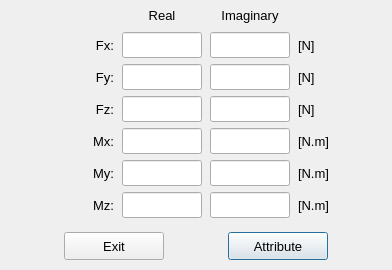
        <widget class="QWidget" name="tab_constant_values">
         <attribute name="title">
          <string>Constant values</string>
         </attribute>
         <layout class="QGridLayout" name="gridLayout_9">
          <property name="leftMargin">
           <number>0</number>
          </property>
          <property name="topMargin">
           <number>0</number>
          </property>
          <property name="rightMargin">
           <number>0</number>
          </property>
          <property name="bottomMargin">
           <number>0</number>
          </property>
          <property name="spacing">
           <number>0</number>
          </property>
          <item row="0" column="0">
           <widget class="QFrame" name="frame_3">
            <property name="font">
             <font>
              <pointsize>10</pointsize>
             </font>
            </property>
            <property name="frameShape">
             <enum>QFrame::Shape::NoFrame</enum>
            </property>
            <property name="frameShadow">
             <enum>QFrame::Shadow::Raised</enum>
            </property>
            <layout class="QGridLayout" name="gridLayout_8">
             <property name="leftMargin">
              <number>4</number>
             </property>
             <property name="topMargin">
              <number>4</number>
             </property>
             <property name="rightMargin">
              <number>4</number>
             </property>
             <property name="bottomMargin">
              <number>4</number>
             </property>
             <property name="horizontalSpacing">
              <number>8</number>
             </property>
             <item row="4" column="3">
              <widget class="QLineEdit" name="lineEdit_imag_mx">
               <property name="minimumSize">
                <size>
                 <width>80</width>
                 <height>26</height>
                </size>
               </property>
               <property name="maximumSize">
                <size>
                 <width>80</width>
                 <height>26</height>
                </size>
               </property>
               <property name="font">
                <font>
                 <pointsize>10</pointsize>
                 <bold>false</bold>
                </font>
               </property>
               <property name="styleSheet">
                <string notr="true"/>
               </property>
               <property name="alignment">
                <set>Qt::AlignmentFlag::AlignCenter</set>
               </property>
              </widget>
             </item>
             <item row="4" column="1">
              <widget class="QLabel" name="label_Rx_constant">
               <property name="minimumSize">
                <size>
                 <width>70</width>
                 <height>26</height>
                </size>
               </property>
               <property name="maximumSize">
                <size>
                 <width>70</width>
                 <height>26</height>
                </size>
               </property>
               <property name="font">
                <font>
                 <pointsize>10</pointsize>
                </font>
               </property>
               <property name="text">
                <string>Mx:</string>
               </property>
               <property name="alignment">
                <set>Qt::AlignmentFlag::AlignRight|Qt::AlignmentFlag::AlignTrailing|Qt::AlignmentFlag::AlignVCenter</set>
               </property>
              </widget>
             </item>
             <item row="4" column="2">
              <widget class="QLineEdit" name="lineEdit_real_mx">
               <property name="minimumSize">
                <size>
                 <width>80</width>
                 <height>26</height>
                </size>
               </property>
               <property name="maximumSize">
                <size>
                 <width>80</width>
                 <height>26</height>
                </size>
               </property>
               <property name="font">
                <font>
                 <pointsize>10</pointsize>
                 <bold>false</bold>
                </font>
               </property>
               <property name="styleSheet">
                <string notr="true"/>
               </property>
               <property name="alignment">
                <set>Qt::AlignmentFlag::AlignCenter</set>
               </property>
              </widget>
             </item>
             <item row="1" column="2">
              <widget class="QLineEdit" name="lineEdit_real_fx">
               <property name="minimumSize">
                <size>
                 <width>80</width>
                 <height>26</height>
                </size>
               </property>
               <property name="maximumSize">
                <size>
                 <width>80</width>
                 <height>26</height>
                </size>
               </property>
               <property name="font">
                <font>
                 <pointsize>10</pointsize>
                 <bold>false</bold>
                </font>
               </property>
               <property name="styleSheet">
                <string notr="true"/>
               </property>
               <property name="text">
                <string/>
               </property>
               <property name="alignment">
                <set>Qt::AlignmentFlag::AlignCenter</set>
               </property>
              </widget>
             </item>
             <item row="1" column="1">
              <widget class="QLabel" name="label_Ux_constant">
               <property name="minimumSize">
                <size>
                 <width>70</width>
                 <height>26</height>
                </size>
               </property>
               <property name="maximumSize">
                <size>
                 <width>70</width>
                 <height>26</height>
                </size>
               </property>
               <property name="font">
                <font>
                 <pointsize>10</pointsize>
                </font>
               </property>
               <property name="styleSheet">
                <string notr="true"/>
               </property>
               <property name="text">
                <string>Fx:</string>
               </property>
               <property name="alignment">
                <set>Qt::AlignmentFlag::AlignRight|Qt::AlignmentFlag::AlignTrailing|Qt::AlignmentFlag::AlignVCenter</set>
               </property>
              </widget>
             </item>
             <item row="3" column="2">
              <widget class="QLineEdit" name="lineEdit_real_fz">
               <property name="minimumSize">
                <size>
                 <width>80</width>
                 <height>26</height>
                </size>
               </property>
               <property name="maximumSize">
                <size>
                 <width>80</width>
                 <height>26</height>
                </size>
               </property>
               <property name="font">
                <font>
                 <pointsize>10</pointsize>
                 <bold>false</bold>
                </font>
               </property>
               <property name="styleSheet">
                <string notr="true"/>
               </property>
               <property name="alignment">
                <set>Qt::AlignmentFlag::AlignCenter</set>
               </property>
              </widget>
             </item>
             <item row="3" column="4">
              <widget class="QLabel" name="label_21">
               <property name="minimumSize">
                <size>
                 <width>50</width>
                 <height>26</height>
                </size>
               </property>
               <property name="maximumSize">
                <size>
                 <width>50</width>
                 <height>26</height>
                </size>
               </property>
               <property name="font">
                <font>
                 <pointsize>10</pointsize>
                 <italic>false</italic>
                 <bold>false</bold>
                </font>
               </property>
               <property name="text">
                <string>[N]</string>
               </property>
               <property name="alignment">
                <set>Qt::AlignmentFlag::AlignLeading|Qt::AlignmentFlag::AlignLeft|Qt::AlignmentFlag::AlignVCenter</set>
               </property>
              </widget>
             </item>
             <item row="3" column="3">
              <widget class="QLineEdit" name="lineEdit_imag_fz">
               <property name="minimumSize">
                <size>
                 <width>80</width>
                 <height>26</height>
                </size>
               </property>
               <property name="maximumSize">
                <size>
                 <width>80</width>
                 <height>26</height>
                </size>
               </property>
               <property name="font">
                <font>
                 <pointsize>10</pointsize>
                 <bold>false</bold>
                </font>
               </property>
               <property name="styleSheet">
                <string notr="true"/>
               </property>
               <property name="alignment">
                <set>Qt::AlignmentFlag::AlignCenter</set>
               </property>
              </widget>
             </item>
             <item row="0" column="3">
              <widget class="QLabel" name="label_imaginary">
               <property name="minimumSize">
                <size>
                 <width>80</width>
                 <height>22</height>
                </size>
               </property>
               <property name="maximumSize">
                <size>
                 <width>80</width>
                 <height>22</height>
                </size>
               </property>
               <property name="font">
                <font>
                 <pointsize>10</pointsize>
                </font>
               </property>
               <property name="text">
                <string>Imaginary</string>
               </property>
               <property name="alignment">
                <set>Qt::AlignmentFlag::AlignCenter</set>
               </property>
              </widget>
             </item>
             <item row="1" column="0">
              <spacer name="horizontalSpacer_5">
               <property name="orientation">
                <enum>Qt::Orientation::Horizontal</enum>
               </property>
               <property name="sizeHint" stdset="0">
                <size>
                 <width>40</width>
                 <height>20</height>
                </size>
               </property>
              </spacer>
             </item>
             <item row="6" column="2">
              <widget class="QLineEdit" name="lineEdit_real_mz">
               <property name="minimumSize">
                <size>
                 <width>80</width>
                 <height>26</height>
                </size>
               </property>
               <property name="maximumSize">
                <size>
                 <width>80</width>
                 <height>26</height>
                </size>
               </property>
               <property name="font">
                <font>
                 <pointsize>10</pointsize>
                 <bold>false</bold>
                </font>
               </property>
               <property name="styleSheet">
                <string notr="true"/>
               </property>
               <property name="alignment">
                <set>Qt::AlignmentFlag::AlignCenter</set>
               </property>
              </widget>
             </item>
             <item row="6" column="3">
              <widget class="QLineEdit" name="lineEdit_imag_mz">
               <property name="minimumSize">
                <size>
                 <width>80</width>
                 <height>26</height>
                </size>
               </property>
               <property name="maximumSize">
                <size>
                 <width>80</width>
                 <height>26</height>
                </size>
               </property>
               <property name="font">
                <font>
                 <pointsize>10</pointsize>
                 <bold>false</bold>
                </font>
               </property>
               <property name="styleSheet">
                <string notr="true"/>
               </property>
               <property name="alignment">
                <set>Qt::AlignmentFlag::AlignCenter</set>
               </property>
              </widget>
             </item>
             <item row="5" column="2">
              <widget class="QLineEdit" name="lineEdit_real_my">
               <property name="minimumSize">
                <size>
                 <width>80</width>
                 <height>26</height>
                </size>
               </property>
               <property name="maximumSize">
                <size>
                 <width>80</width>
                 <height>26</height>
                </size>
               </property>
               <property name="font">
                <font>
                 <pointsize>10</pointsize>
                 <bold>false</bold>
                </font>
               </property>
               <property name="styleSheet">
                <string notr="true"/>
               </property>
               <property name="alignment">
                <set>Qt::AlignmentFlag::AlignCenter</set>
               </property>
              </widget>
             </item>
             <item row="5" column="1">
              <widget class="QLabel" name="label_Ry_constant">
               <property name="minimumSize">
                <size>
                 <width>70</width>
                 <height>26</height>
                </size>
               </property>
               <property name="maximumSize">
                <size>
                 <width>70</width>
                 <height>26</height>
                </size>
               </property>
               <property name="font">
                <font>
                 <pointsize>10</pointsize>
                </font>
               </property>
               <property name="text">
                <string>My:</string>
               </property>
               <property name="alignment">
                <set>Qt::AlignmentFlag::AlignRight|Qt::AlignmentFlag::AlignTrailing|Qt::AlignmentFlag::AlignVCenter</set>
               </property>
              </widget>
             </item>
             <item row="4" column="4">
              <widget class="QLabel" name="label_16">
               <property name="minimumSize">
                <size>
                 <width>50</width>
                 <height>26</height>
                </size>
               </property>
               <property name="maximumSize">
                <size>
                 <width>50</width>
                 <height>26</height>
                </size>
               </property>
               <property name="font">
                <font>
                 <pointsize>10</pointsize>
                 <italic>false</italic>
                 <bold>false</bold>
                </font>
               </property>
               <property name="text">
                <string>[N.m]</string>
               </property>
               <property name="alignment">
                <set>Qt::AlignmentFlag::AlignLeading|Qt::AlignmentFlag::AlignLeft|Qt::AlignmentFlag::AlignVCenter</set>
               </property>
              </widget>
             </item>
             <item row="1" column="5">
              <spacer name="horizontalSpacer_6">
               <property name="orientation">
                <enum>Qt::Orientation::Horizontal</enum>
               </property>
               <property name="sizeHint" stdset="0">
                <size>
                 <width>40</width>
                 <height>20</height>
                </size>
               </property>
              </spacer>
             </item>
             <item row="2" column="3">
              <widget class="QLineEdit" name="lineEdit_imag_fy">
               <property name="minimumSize">
                <size>
                 <width>80</width>
                 <height>26</height>
                </size>
               </property>
               <property name="maximumSize">
                <size>
                 <width>80</width>
                 <height>26</height>
                </size>
               </property>
               <property name="font">
                <font>
                 <pointsize>10</pointsize>
                 <bold>false</bold>
                </font>
               </property>
               <property name="styleSheet">
                <string notr="true"/>
               </property>
               <property name="alignment">
                <set>Qt::AlignmentFlag::AlignCenter</set>
               </property>
              </widget>
             </item>
             <item row="2" column="1">
              <widget class="QLabel" name="label_Uy_constant">
               <property name="minimumSize">
                <size>
                 <width>70</width>
                 <height>26</height>
                </size>
               </property>
               <property name="maximumSize">
                <size>
                 <width>70</width>
                 <height>26</height>
                </size>
               </property>
               <property name="font">
                <font>
                 <pointsize>10</pointsize>
                </font>
               </property>
               <property name="text">
                <string>Fy:</string>
               </property>
               <property name="alignment">
                <set>Qt::AlignmentFlag::AlignRight|Qt::AlignmentFlag::AlignTrailing|Qt::AlignmentFlag::AlignVCenter</set>
               </property>
              </widget>
             </item>
             <item row="1" column="4">
              <widget class="QLabel" name="label_13">
               <property name="minimumSize">
                <size>
                 <width>50</width>
                 <height>26</height>
                </size>
               </property>
               <property name="maximumSize">
                <size>
                 <width>50</width>
                 <height>26</height>
                </size>
               </property>
               <property name="font">
                <font>
                 <pointsize>10</pointsize>
                 <italic>false</italic>
                 <bold>false</bold>
                </font>
               </property>
               <property name="text">
                <string>[N]</string>
               </property>
               <property name="alignment">
                <set>Qt::AlignmentFlag::AlignLeading|Qt::AlignmentFlag::AlignLeft|Qt::AlignmentFlag::AlignVCenter</set>
               </property>
              </widget>
             </item>
             <item row="1" column="3">
              <widget class="QLineEdit" name="lineEdit_imag_fx">
               <property name="minimumSize">
                <size>
                 <width>80</width>
                 <height>26</height>
                </size>
               </property>
               <property name="maximumSize">
                <size>
                 <width>80</width>
                 <height>26</height>
                </size>
               </property>
               <property name="font">
                <font>
                 <pointsize>10</pointsize>
                 <bold>false</bold>
                </font>
               </property>
               <property name="styleSheet">
                <string notr="true"/>
               </property>
               <property name="alignment">
                <set>Qt::AlignmentFlag::AlignCenter</set>
               </property>
              </widget>
             </item>
             <item row="2" column="4">
              <widget class="QLabel" name="label_14">
               <property name="minimumSize">
                <size>
                 <width>50</width>
                 <height>26</height>
                </size>
               </property>
               <property name="maximumSize">
                <size>
                 <width>50</width>
                 <height>26</height>
                </size>
               </property>
               <property name="font">
                <font>
                 <pointsize>10</pointsize>
                 <italic>false</italic>
                 <bold>false</bold>
                </font>
               </property>
               <property name="text">
                <string>[N]</string>
               </property>
               <property name="alignment">
                <set>Qt::AlignmentFlag::AlignLeading|Qt::AlignmentFlag::AlignLeft|Qt::AlignmentFlag::AlignVCenter</set>
               </property>
              </widget>
             </item>
             <item row="2" column="2">
              <widget class="QLineEdit" name="lineEdit_real_fy">
               <property name="minimumSize">
                <size>
                 <width>80</width>
                 <height>26</height>
                </size>
               </property>
               <property name="maximumSize">
                <size>
                 <width>80</width>
                 <height>26</height>
                </size>
               </property>
               <property name="font">
                <font>
                 <pointsize>10</pointsize>
                 <bold>false</bold>
                </font>
               </property>
               <property name="styleSheet">
                <string notr="true"/>
               </property>
               <property name="alignment">
                <set>Qt::AlignmentFlag::AlignCenter</set>
               </property>
              </widget>
             </item>
             <item row="5" column="3">
              <widget class="QLineEdit" name="lineEdit_imag_my">
               <property name="minimumSize">
                <size>
                 <width>80</width>
                 <height>26</height>
                </size>
               </property>
               <property name="maximumSize">
                <size>
                 <width>80</width>
                 <height>26</height>
                </size>
               </property>
               <property name="font">
                <font>
                 <pointsize>10</pointsize>
                 <bold>false</bold>
                </font>
               </property>
               <property name="styleSheet">
                <string notr="true"/>
               </property>
               <property name="alignment">
                <set>Qt::AlignmentFlag::AlignCenter</set>
               </property>
              </widget>
             </item>
             <item row="0" column="2">
              <widget class="QLabel" name="label_real">
               <property name="minimumSize">
                <size>
                 <width>80</width>
                 <height>22</height>
                </size>
               </property>
               <property name="maximumSize">
                <size>
                 <width>80</width>
                 <height>22</height>
                </size>
               </property>
               <property name="font">
                <font>
                 <pointsize>10</pointsize>
                </font>
               </property>
               <property name="text">
                <string>Real</string>
               </property>
               <property name="alignment">
                <set>Qt::AlignmentFlag::AlignCenter</set>
               </property>
              </widget>
             </item>
             <item row="3" column="1">
              <widget class="QLabel" name="label_Uz_constant">
               <property name="minimumSize">
                <size>
                 <width>70</width>
                 <height>26</height>
                </size>
               </property>
               <property name="maximumSize">
                <size>
                 <width>70</width>
                 <height>26</height>
                </size>
               </property>
               <property name="font">
                <font>
                 <pointsize>10</pointsize>
                </font>
               </property>
               <property name="text">
                <string>Fz:</string>
               </property>
               <property name="alignment">
                <set>Qt::AlignmentFlag::AlignRight|Qt::AlignmentFlag::AlignTrailing|Qt::AlignmentFlag::AlignVCenter</set>
               </property>
              </widget>
             </item>
             <item row="5" column="4">
              <widget class="QLabel" name="label_17">
               <property name="minimumSize">
                <size>
                 <width>50</width>
                 <height>26</height>
                </size>
               </property>
               <property name="maximumSize">
                <size>
                 <width>50</width>
                 <height>26</height>
                </size>
               </property>
               <property name="font">
                <font>
                 <pointsize>10</pointsize>
                 <italic>false</italic>
                 <bold>false</bold>
                </font>
               </property>
               <property name="text">
                <string>[N.m]</string>
               </property>
               <property name="alignment">
                <set>Qt::AlignmentFlag::AlignLeading|Qt::AlignmentFlag::AlignLeft|Qt::AlignmentFlag::AlignVCenter</set>
               </property>
              </widget>
             </item>
             <item row="6" column="1">
              <widget class="QLabel" name="label_Rz_constant">
               <property name="minimumSize">
                <size>
                 <width>70</width>
                 <height>26</height>
                </size>
               </property>
               <property name="maximumSize">
                <size>
                 <width>70</width>
                 <height>26</height>
                </size>
               </property>
               <property name="font">
                <font>
                 <pointsize>10</pointsize>
                </font>
               </property>
               <property name="text">
                <string>Mz:</string>
               </property>
               <property name="alignment">
                <set>Qt::AlignmentFlag::AlignRight|Qt::AlignmentFlag::AlignTrailing|Qt::AlignmentFlag::AlignVCenter</set>
               </property>
              </widget>
             </item>
             <item row="6" column="4">
              <widget class="QLabel" name="label_15">
               <property name="minimumSize">
                <size>
                 <width>50</width>
                 <height>26</height>
                </size>
               </property>
               <property name="maximumSize">
                <size>
                 <width>50</width>
                 <height>26</height>
                </size>
               </property>
               <property name="font">
                <font>
                 <pointsize>10</pointsize>
                 <italic>false</italic>
                 <bold>false</bold>
                </font>
               </property>
               <property name="text">
                <string>[N.m]</string>
               </property>
               <property name="alignment">
                <set>Qt::AlignmentFlag::AlignLeading|Qt::AlignmentFlag::AlignLeft|Qt::AlignmentFlag::AlignVCenter</set>
               </property>
              </widget>
             </item>
            </layout>
           </widget>
          </item>
          <item row="1" column="0">
           <widget class="QFrame" name="frame_2">
            <property name="minimumSize">
             <size>
              <width>0</width>
              <height>48</height>
             </size>
            </property>
            <property name="maximumSize">
             <size>
              <width>16777215</width>
              <height>48</height>
             </size>
            </property>
            <property name="frameShape">
             <enum>QFrame::Shape::NoFrame</enum>
            </property>
            <property name="frameShadow">
             <enum>QFrame::Shadow::Raised</enum>
            </property>
            <layout class="QGridLayout" name="gridLayout">
             <property name="leftMargin">
              <number>4</number>
             </property>
             <property name="topMargin">
              <number>4</number>
             </property>
             <property name="rightMargin">
              <number>4</number>
             </property>
             <property name="bottomMargin">
              <number>4</number>
             </property>
             <property name="spacing">
              <number>4</number>
             </property>
             <item row="0" column="1">
              <widget class="QPushButton" name="pushButton_constant_value_confirm">
               <property name="minimumSize">
                <size>
                 <width>100</width>
                 <height>28</height>
                </size>
               </property>
               <property name="maximumSize">
                <size>
                 <width>100</width>
                 <height>28</height>
                </size>
               </property>
               <property name="font">
                <font>
                 <pointsize>10</pointsize>
                </font>
               </property>
               <property name="styleSheet">
                <string notr="true"/>
               </property>
               <property name="text">
                <string>Attribute</string>
               </property>
               <property name="autoDefault">
                <bool>false</bool>
               </property>
               <property name="default">
                <bool>true</bool>
               </property>
              </widget>
             </item>
             <item row="0" column="0">
              <widget class="QPushButton" name="pushButton_exit_tab0">
               <property name="minimumSize">
                <size>
                 <width>100</width>
                 <height>28</height>
                </size>
               </property>
               <property name="maximumSize">
                <size>
                 <width>100</width>
                 <height>28</height>
                </size>
               </property>
               <property name="font">
                <font>
                 <pointsize>10</pointsize>
                </font>
               </property>
               <property name="styleSheet">
                <string notr="true"/>
               </property>
               <property name="text">
                <string>Exit</string>
               </property>
               <property name="autoDefault">
                <bool>false</bool>
               </property>
              </widget>
             </item>
            </layout>
           </widget>
          </item>
         </layout>
        </widget>
